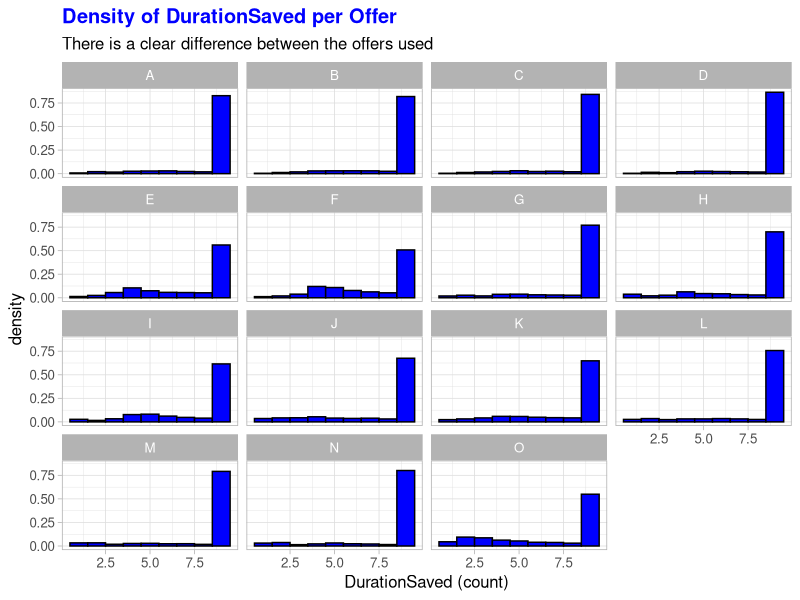
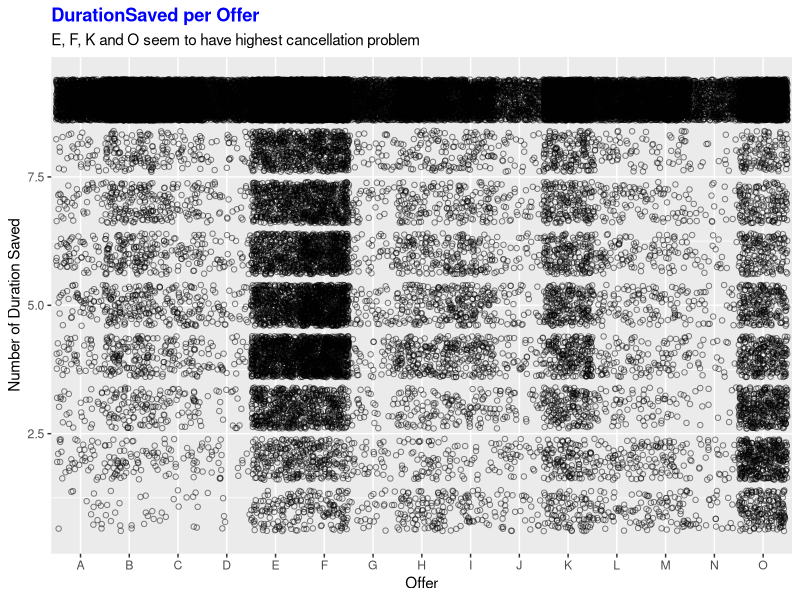

Generate these figures, in order, with R: (Note: this script raises an error after producing the figures.)
## ---- chunk 1
knitr::opts_chunk$set(echo = TRUE, warning = FALSE, message = FALSE)
## ---- chunk 2
#install.packages("readxl")
library(readxl)

Data <- read_excel("SavingCustomers.xlsx")
str(Data)
summary(Data)
## ---- chunk 3
#Transform ID from integer to character
Data$`Save ID` <- as.character(Data$`Save ID`)

#Transform Offer from character to factor
Data$Offer <- as.factor(Data$Offer)
## ---- chunk 4
#Create variable DurationSaved
Data$DurationSaved <- Data$`Disco Month`- Data$`Save Month`

#Create binary variable: Was contract cancellated during nine-month period?
Data$Cancelled[is.na(Data$DurationSaved)] <- 0
Data$Cancelled[is.na(Data$Cancelled)] <- 1

#We do not know what happened to customers who did not cancel after the nine
#months. Since we have created a variable that indicated right-censoring 
#(Data$Cancelled), we transform NAs to the highest possible duration.
Data$DurationSaved[is.na(Data$DurationSaved)] <- 9
## ---- chunk 5
#install.packages("ggplot2")
library(ggplot2)
## ---- chunk 6
ggplot(Data, aes(x=DurationSaved)) + 
  geom_histogram(aes(y=..density..), 
                 binwidth = 1, color="black", fill = "blue") +
  facet_wrap(~Offer)+ theme_light(base_size=12) + 
  ggtitle("Density of DurationSaved per Offer", 
          subtitle = "There is a clear difference between the offers used") +
  xlab("DurationSaved (count)") + 
  theme(plot.title = element_text(color = "blue", face = "bold"))
## ---- chunk 7
ggplot(Data) + 
  geom_jitter(aes(x=Offer,y=DurationSaved), 
              shape = 1, width = 0.5, alpha = 0.5) + 
  ggtitle("DurationSaved per Offer", 
          subtitle = "E, F, K and O seem to have highest cancellation problem") +
  xlab("Offer") + ylab("Number of Duration Saved") + 
  theme(plot.title = element_text(color = "blue", face = "bold"))
## ---- chunk 8
#install.packages("survival")
#install.packages("survminer")
#install.packages("dplyr")

library(survival)
library(survminer)
library(dplyr)

#Create a survival object (compiled version of DurationSaved and Survive)
surv_object <- Surv(time=Data$DurationSaved, Data$Cancelled)

#"+" behind survival times indicates censored data points
head(surv_object, n=50)

#Fit the Kaplan-Meier curves
fit1 <- survfit(surv_object ~ Offer, data = Data)
summary(fit1)

ggsurvplot(fit1, data = Data, pval = TRUE)
## ---- chunk 9
# Fit a Cox proportional hazards model
fit.coxph <- coxph(surv_object ~ Offer, data = Data)
ggforest(fit.coxph, data = Data)
